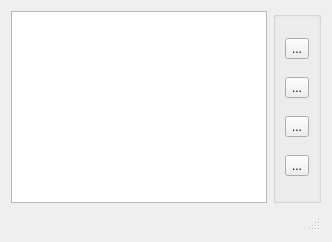
           <widget class="QWidget" name="poleZero">
            <property name="autoFillBackground">
             <bool>false</bool>
            </property>
            <attribute name="title">
             <string>Pole-Zero Plot</string>
            </attribute>
            <layout class="QGridLayout" name="gridLayout_2">
             <item row="0" column="0">
              <widget class="PzPlot" name="pzPlot">
               <property name="sizePolicy">
                <sizepolicy hsizetype="Expanding" vsizetype="Expanding">
                 <horstretch>0</horstretch>
                 <verstretch>0</verstretch>
                </sizepolicy>
               </property>
              </widget>
             </item>
             <item row="0" column="1">
              <widget class="QGroupBox" name="pzgroupBox">
               <property name="cursor">
                <cursorShape>ArrowCursor</cursorShape>
               </property>
               <property name="title">
                <string/>
               </property>
               <property name="flat">
                <bool>false</bool>
               </property>
               <property name="checkable">
                <bool>false</bool>
               </property>
               <layout class="QVBoxLayout" name="verticalLayout_3">
                <item>
                 <widget class="QToolButton" name="addzeroPush">
                  <property name="toolTip">
                   <string>Add zero</string>
                  </property>
                  <property name="text">
                   <string>...</string>
                  </property>
                  <property name="icon">
                   <iconset resource="icons.qrc">
                    <normaloff>:/icons/add_zero.svg</normaloff>:/icons/add_zero.svg</iconset>
                  </property>
                  <property name="iconSize">
                   <size>
                    <width>16</width>
                    <height>16</height>
                   </size>
                  </property>
                  <property name="checkable">
                   <bool>true</bool>
                  </property>
                 </widget>
                </item>
                <item>
                 <widget class="QToolButton" name="addpolePush">
                  <property name="toolTip">
                   <string>Add pole</string>
                  </property>
                  <property name="text">
                   <string>...</string>
                  </property>
                  <property name="icon">
                   <iconset resource="icons.qrc">
                    <normaloff>:/icons/add_pole.svg</normaloff>:/icons/add_pole.svg</iconset>
                  </property>
                  <property name="checkable">
                   <bool>true</bool>
                  </property>
                 </widget>
                </item>
                <item>
                 <widget class="QToolButton" name="delPush">
                  <property name="toolTip">
                   <string>Delete pole/zero</string>
                  </property>
                  <property name="text">
                   <string>...</string>
                  </property>
                  <property name="icon">
                   <iconset resource="icons.qrc">
                    <normaloff>:/icons/remove_red.svg</normaloff>:/icons/remove_red.svg</iconset>
                  </property>
                  <property name="checkable">
                   <bool>true</bool>
                  </property>
                 </widget>
                </item>
                <item>
                 <widget class="QToolButton" name="conjPush">
                  <property name="toolTip">
                   <string>Conjugate</string>
                  </property>
                  <property name="text">
                   <string>...</string>
                  </property>
                  <property name="icon">
                   <iconset resource="icons.qrc">
                    <normaloff>:/icons/conjugate.svg</normaloff>:/icons/conjugate.svg</iconset>
                  </property>
                  <property name="iconSize">
                   <size>
                    <width>16</width>
                    <height>16</height>
                   </size>
                  </property>
                  <property name="checkable">
                   <bool>true</bool>
                  </property>
                 </widget>
                </item>
               </layout>
              </widget>
             </item>
             <item row="1" column="0" colspan="2">
              <widget class="QStatusBar" name="pzstatusBar"/>
             </item>
            </layout>
           </widget>
